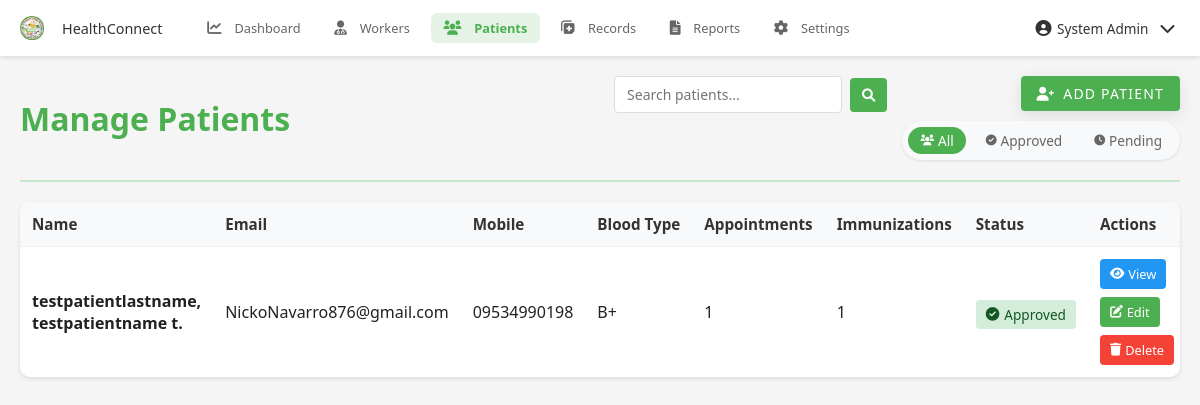
/pages/admin/patients.php (signed in), run on the app's committed database.
### tables this page shows
CREATE TABLE `patients` (
  `patient_id` int(11) NOT NULL,
  `user_id` int(11) DEFAULT NULL,
  `blood_type` varchar(5) DEFAULT NULL,
  `height` decimal(5,2) DEFAULT NULL,
  `weight` decimal(5,2) DEFAULT NULL,
  `emergency_contact_name` varchar(200) DEFAULT NULL,
  `emergency_contact_number` varchar(20) DEFAULT NULL,
  `emergency_contact_relationship` varchar(100) DEFAULT NULL,
  `created_at` timestamp NOT NULL DEFAULT current_timestamp(),
  `updated_at` timestamp NOT NULL DEFAULT current_timestamp() ON UPDATE current_timestamp(),
  `is_approved` tinyint(1) DEFAULT 0,
  `approved_at` timestamp NULL DEFAULT NULL
);

CREATE TABLE `users` (
  `user_id` int(11) NOT NULL,
  `role_id` int(11) DEFAULT NULL,
  `username` varchar(50) NOT NULL,
  `email` varchar(100) NOT NULL,
  `password` varchar(255) NOT NULL,
  `mobile_number` varchar(20) DEFAULT NULL,
  `first_name` varchar(100) NOT NULL,
  `middle_name` varchar(100) DEFAULT NULL,
  `last_name` varchar(100) NOT NULL,
  `gender` enum('Male','Female','Other') DEFAULT NULL,
  `date_of_birth` date DEFAULT NULL,
  `address` text DEFAULT NULL,
  `profile_picture` varchar(255) DEFAULT NULL,
  `is_active` tinyint(1) DEFAULT 1,
  `last_login` datetime DEFAULT NULL,
  `otp` varchar(6) DEFAULT NULL,
  `otp_expiry` datetime DEFAULT NULL,
  `created_at` timestamp NOT NULL DEFAULT current_timestamp(),
  `updated_at` timestamp NOT NULL DEFAULT current_timestamp() ON UPDATE current_timestamp()
);

### pages/admin/patients.php (the view, shortened to what this page needs)
<?php
$database = new Database();
$conn = $database->getConnection();
$search = isset($_GET['search']) ? trim($_GET['search']) : '';
$filter = isset($_GET['filter']) ? trim($_GET['filter']) : 'all';
$where_clause = '';
$page = isset($_GET['page']) ? (int)$_GET['page'] : 1;
$limit = 10;
$offset = ($page - 1) * $limit;
try {
    $query = "SELECT u.*, p.patient_id, p.blood_type, p.is_approved, p.approved_at, p.height, p.weight,
              p.emergency_contact_name, p.emergency_contact_number, p.emergency_contact_relationship,
              (SELECT COUNT(*) FROM appointments a WHERE a.patient_id = p.patient_id) as appointment_count,
              (SELECT COUNT(*) FROM immunization_records ir WHERE ir.patient_id = p.patient_id) as immunization_count
              FROM users u
              JOIN user_roles r ON u.role_id = r.role_id
              JOIN patients p ON u.user_id = p.user_id
              WHERE r.role_name = 'patient' " .
              ($where_clause ? str_replace('WHERE', 'AND', $where_clause) : '') .
              " ORDER BY u.last_name, u.first_name
              LIMIT :limit OFFSET :offset";
    $stmt = $conn->prepare($query);
    $stmt->bindValue(':limit', $limit, PDO::PARAM_INT);
    $stmt->bindValue(':offset', $offset, PDO::PARAM_INT);
    $stmt->execute();
    $patients = $stmt->fetchAll(PDO::FETCH_ASSOC);
} catch (PDOException $e) {
    error_log("Error fetching patients: " . $e->getMessage());
    $patients = [];
    $_SESSION['error'] = "Error fetching patients. Please try again.";
}
?>
<!DOCTYPE html>
<html lang="en">
<head>
    <?php include __DIR__ . '/../../includes/header_links.php'; ?>
</head>
<body>
    <?php include __DIR__ . '/../../includes/navbar.php'; ?>
    <div class="container">
        <div class="page-header">
            <h1 style="color: #4CAF50;"> Manage Patients</h1>
            <div class="header-actions">
                <form class="search-form" action="" method="GET">
                    <input type="text" name="search" placeholder="Search patients..." value="<?php echo htmlspecialchars($search); ?>">
                    <button type="submit"><i class="fas fa-search"></i></button>
                </form>
                <div class="add-and-filter">
                    <button class="btn" onclick="showAddPatientModal()">
                        <i class="fas fa-user-plus"></i> Add Patient
                    </button>
                    <div class="filter-buttons">
                        <a href="?filter=all<?php echo $search ? '&search=' . urlencode($search) : ''; ?>"
                           class="btn-filter <?php echo $filter === 'all' ? 'active' : ''; ?>">
                            <i class="fas fa-users"></i> All
                        </a>
                        <a href="?filter=approved<?php echo $search ? '&search=' . urlencode($search) : ''; ?>"
                           class="btn-filter <?php echo $filter === 'approved' ? 'active' : ''; ?>">
                            <i class="fas fa-check-circle"></i> Approved
                        </a>
                        <a href="?filter=pending<?php echo $search ? '&search=' . urlencode($search) : ''; ?>"
                           class="btn-filter <?php echo $filter === 'pending' ? 'active' : ''; ?>">
                            <i class="fas fa-clock"></i> Pending
                        </a>
                    </div>
                </div>
            </div>
        </div>
        <div class="desktop-table">
            <?php if (!empty($patients)): ?>
                <table class="data-table">
                    <thead>
                        <tr>
                            <th>Name</th>
                            <th>Email</th>
                            <th>Mobile</th>
                            <th>Blood Type</th>
                            <th>Appointments</th>
                            <th>Immunizations</th>
                            <th>Status</th>
                            <th>Actions</th>
                        </tr>
                    </thead>
                    <tbody>
                        <?php foreach ($patients as $patient): ?>
                            <tr>
                                <td>
                                    <strong>
                                        <?php echo htmlspecialchars($patient['last_name'] . ', ' . $patient['first_name']); ?>
                                        <?php if ($patient['middle_name']): ?>
                                            <?php echo ' ' . htmlspecialchars($patient['middle_name'][0]) . '.'; ?>
                                        <?php endif; ?>
                                    </strong>
                                </td>
                                <td><?php echo htmlspecialchars($patient['email']); ?></td>
                                <td><?php echo htmlspecialchars($patient['mobile_number']); ?></td>
                                <td><?php echo htmlspecialchars($patient['blood_type'] ?: 'Not specified'); ?></td>
                                <td><?php echo $patient['appointment_count']; ?></td>
                                <td><?php echo $patient['immunization_count']; ?></td>
                                <td>
                                    <span class="approval-status <?php echo $patient['is_approved'] ? 'status-approved' : 'status-pending'; ?>">
                                        <i class="fas <?php echo $patient['is_approved'] ? 'fa-check-circle' : 'fa-clock'; ?>"></i>
                                        <?php echo $patient['is_approved'] ? 'Approved' : 'Pending'; ?>
                                    </span>
                                </td>
                                <td>
                                    <div class="table-actions">
                                        <button class="btn-action btn-view" onclick="showViewModal(<?php echo htmlspecialchars(json_encode($patient)); ?>)">
                                            <i class="fas fa-eye"></i> View
                                        </button>
                                        <button class="btn-action btn-edit" onclick="showEditModal(<?php echo htmlspecialchars(json_encode($patient)); ?>)">
                                            <i class="fas fa-edit"></i> Edit
                                        </button>
                                        <button class="btn-action btn-delete" onclick="confirmDelete(<?php echo $patient['user_id']; ?>)">
                                            <i class="fas fa-trash"></i> Delete
                                        </button>
                                    </div>
                                </td>
                            </tr>
                        <?php endforeach; ?>
                    </tbody>
                </table>
            <?php endif; ?>
        </div>
    </div>
</body>
</html>

### assets/css/style.css (style rules this page uses)
:root { --primary-color: #4CAF50; --primary-dark: #388E3C; --primary-light: #C8E6C9; --accent-color: #FF5722; --text-primary: #212121; --text-secondary: #757575; --divider-color: #BDBDBD; --background-color: #F5F5F5; --white: #FFFFFF; --error: #F44336; --warning: #FFC107; --info: #2196F3; --success: #4CAF50; }
* { margin: 0; padding: 0; box-sizing: border-box; font-family: 'Poppins', 'Segoe UI', Arial, sans-serif; }
html, body { height: 100%; background-color: var(--background-color); color: var(--text-primary); font-size: 16px; overflow-x: hidden; }
a { color: var(--primary-dark); text-decoration: none; transition: color 0.3s ease; }
.container { width: 100%; max-width: 1200px; margin: 0 auto; padding: 0 20px; }
.btn { display: inline-block; padding: 14px 28px; background-color: var(--primary-color); color: var(--white); border-radius: 30px; font-weight: 600; text-transform: uppercase; letter-spacing: 1.2px; transition: all 0.3s ease; cursor: pointer; border: none; box-shadow: 0 4px 15px rgba(0,0,0,0.1); }
.data-table { width: 100%; border-collapse: collapse; }
.data-table th, .data-table td { padding: 12px 15px; text-align: left; border-bottom: 1px solid var(--divider-color); }
.data-table th { background-color: var(--primary-light); font-weight: 500; }
.page-header { display: flex; justify-content: space-between; align-items: center; margin-bottom: 30px; padding: 20px 0; border-bottom: 2px solid var(--primary-light); }
.page-header h1 { color: var(--primary-color); margin: 0; font-size: 1.8rem; }
.header-actions { display: flex; gap: 15px; align-items: center; }
.search-form { display: flex; gap: 10px; align-items: center; }
.search-form input { padding: 8px 15px; border: 1px solid var(--divider-color); border-radius: 6px; min-width: 250px; font-size: 0.95rem; }
.search-form button { background: var(--primary-color); color: white; border: none; padding: 8px 15px; border-radius: 6px; cursor: pointer; transition: background-color 0.3s ease; }
.data-table th { background: var(--primary-light); color: var(--primary-dark); font-weight: 600; text-align: left; padding: 15px; font-size: 0.95rem; }
.data-table td { padding: 15px; border-bottom: 1px solid var(--divider-color); color: var(--text-primary); }
.data-table tr:last-child td { border-bottom: none; }
.btn-action { padding: 6px 12px; border-radius: 4px; border: none; cursor: pointer; font-size: 0.9rem; display: inline-flex; align-items: center; gap: 5px; transition: all 0.3s ease; }
.btn-view { background: var(--info); color: white; }
.btn-edit { background: var(--primary-color); color: white; }
.btn-delete { background: var(--error); color: white; }
body { padding-top: 60px; padding-bottom: 70px; }

### includes/navbar.php (style rules this page uses)
body { padding-top: 48px; padding-bottom: 56px; }
@media (min-width: 769px) { body { padding-bottom: 0; } }
@media (min-width: 769px) { body { padding-top: 56px; } }

### data on the page
patients: user.first_name "testpatientlastname, testpatientname", user.middle_name "t", user.email "NickoNavarro876@gmail.com", user.mobile_number "09534990198", blood_type "B+", appointment_count "1", immunization_count "1", is_approved 1 (drawn)
